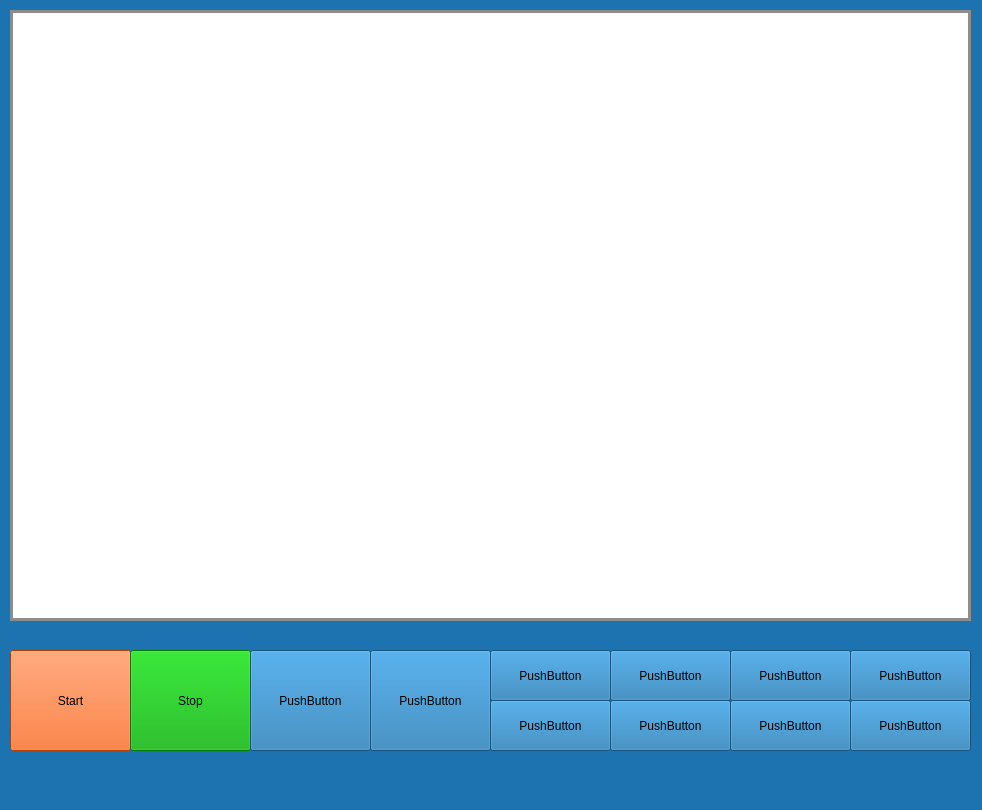
<?xml version="1.0" encoding="UTF-8"?>
<ui version="4.0">
 <class>MainWindow</class>
 <widget class="QMainWindow" name="MainWindow">
  <property name="enabled">
   <bool>true</bool>
  </property>
  <property name="geometry">
   <rect>
    <x>0</x>
    <y>0</y>
    <width>982</width>
    <height>810</height>
   </rect>
  </property>
  <property name="windowTitle">
   <string>MainWindow</string>
  </property>
  <property name="autoFillBackground">
   <bool>false</bool>
  </property>
  <property name="styleSheet">
   <string notr="true">background-color: rgb(29, 115, 175);</string>
  </property>
  <widget class="QWidget" name="centralwidget">
   <widget class="QPushButton" name="start">
    <property name="geometry">
     <rect>
      <x>10</x>
      <y>650</y>
      <width>121</width>
      <height>101</height>
     </rect>
    </property>
    <property name="styleSheet">
     <string notr="true">background-color: rgb(255, 85, 0);
font: 75 10pt &quot;MS Shell Dlg 2&quot;;</string>
    </property>
    <property name="text">
     <string>Start</string>
    </property>
   </widget>
   <widget class="QPushButton" name="stop">
    <property name="geometry">
     <rect>
      <x>130</x>
      <y>650</y>
      <width>121</width>
      <height>101</height>
     </rect>
    </property>
    <property name="styleSheet">
     <string notr="true">background-color: rgb(0, 170, 0);
font: 75 10pt &quot;MS Shell Dlg 2&quot;;</string>
    </property>
    <property name="text">
     <string>Stop</string>
    </property>
   </widget>
   <widget class="QPushButton" name="pushButton_3">
    <property name="geometry">
     <rect>
      <x>250</x>
      <y>650</y>
      <width>121</width>
      <height>101</height>
     </rect>
    </property>
    <property name="text">
     <string>PushButton</string>
    </property>
   </widget>
   <widget class="QPushButton" name="pushButton_4">
    <property name="geometry">
     <rect>
      <x>370</x>
      <y>650</y>
      <width>121</width>
      <height>101</height>
     </rect>
    </property>
    <property name="text">
     <string>PushButton</string>
    </property>
   </widget>
   <widget class="QPushButton" name="pushButton_5">
    <property name="geometry">
     <rect>
      <x>490</x>
      <y>650</y>
      <width>121</width>
      <height>51</height>
     </rect>
    </property>
    <property name="text">
     <string>PushButton</string>
    </property>
   </widget>
   <widget class="QPushButton" name="pushButton_6">
    <property name="geometry">
     <rect>
      <x>490</x>
      <y>700</y>
      <width>121</width>
      <height>51</height>
     </rect>
    </property>
    <property name="text">
     <string>PushButton</string>
    </property>
   </widget>
   <widget class="QPushButton" name="pushButton_7">
    <property name="geometry">
     <rect>
      <x>610</x>
      <y>700</y>
      <width>121</width>
      <height>51</height>
     </rect>
    </property>
    <property name="text">
     <string>PushButton</string>
    </property>
   </widget>
   <widget class="QPushButton" name="pushButton_8">
    <property name="geometry">
     <rect>
      <x>610</x>
      <y>650</y>
      <width>121</width>
      <height>51</height>
     </rect>
    </property>
    <property name="text">
     <string>PushButton</string>
    </property>
   </widget>
   <widget class="QPushButton" name="pushButton_9">
    <property name="geometry">
     <rect>
      <x>730</x>
      <y>700</y>
      <width>121</width>
      <height>51</height>
     </rect>
    </property>
    <property name="text">
     <string>PushButton</string>
    </property>
   </widget>
   <widget class="QPushButton" name="pushButton_10">
    <property name="geometry">
     <rect>
      <x>730</x>
      <y>650</y>
      <width>121</width>
      <height>51</height>
     </rect>
    </property>
    <property name="text">
     <string>PushButton</string>
    </property>
   </widget>
   <widget class="QPushButton" name="pushButton_11">
    <property name="geometry">
     <rect>
      <x>850</x>
      <y>700</y>
      <width>121</width>
      <height>51</height>
     </rect>
    </property>
    <property name="text">
     <string>PushButton</string>
    </property>
   </widget>
   <widget class="QPushButton" name="pushButton_12">
    <property name="geometry">
     <rect>
      <x>850</x>
      <y>650</y>
      <width>121</width>
      <height>51</height>
     </rect>
    </property>
    <property name="text">
     <string>PushButton</string>
    </property>
   </widget>
   <widget class="QWidget" name="horizontalLayoutWidget">
    <property name="geometry">
     <rect>
      <x>10</x>
      <y>10</y>
      <width>961</width>
      <height>611</height>
     </rect>
    </property>
    <layout class="QHBoxLayout" name="horizontalLayout">
     <property name="sizeConstraint">
      <enum>QLayout::SetNoConstraint</enum>
     </property>
     <item>
      <widget class="QLabel" name="img_label">
       <property name="autoFillBackground">
        <bool>false</bool>
       </property>
       <property name="styleSheet">
        <string notr="true">border: 3px solid #8d8d8d;
background-color: rgb(255, 255, 255);
</string>
       </property>
       <property name="text">
        <string/>
       </property>
      </widget>
     </item>
    </layout>
   </widget>
  </widget>
  <widget class="QMenuBar" name="menubar">
   <property name="geometry">
    <rect>
     <x>0</x>
     <y>0</y>
     <width>982</width>
     <height>26</height>
    </rect>
   </property>
  </widget>
  <widget class="QStatusBar" name="statusbar"/>
 </widget>
 <resources>
  <include location="C:/Users/shash/Downloads/res.qrc"/>
 </resources>
 <connections/>
</ui>
